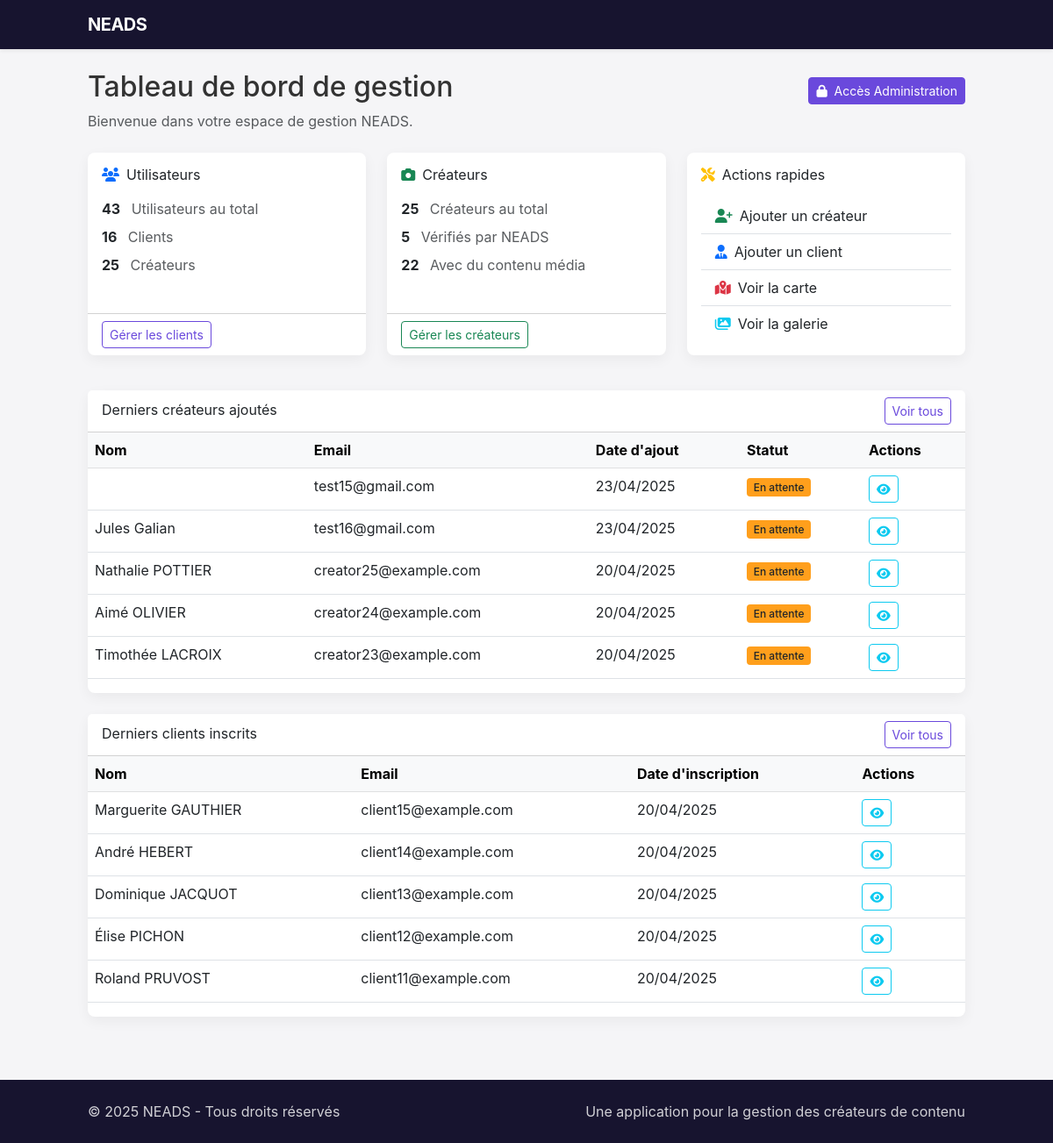
The app's page /gestion/ (signed in), older data.
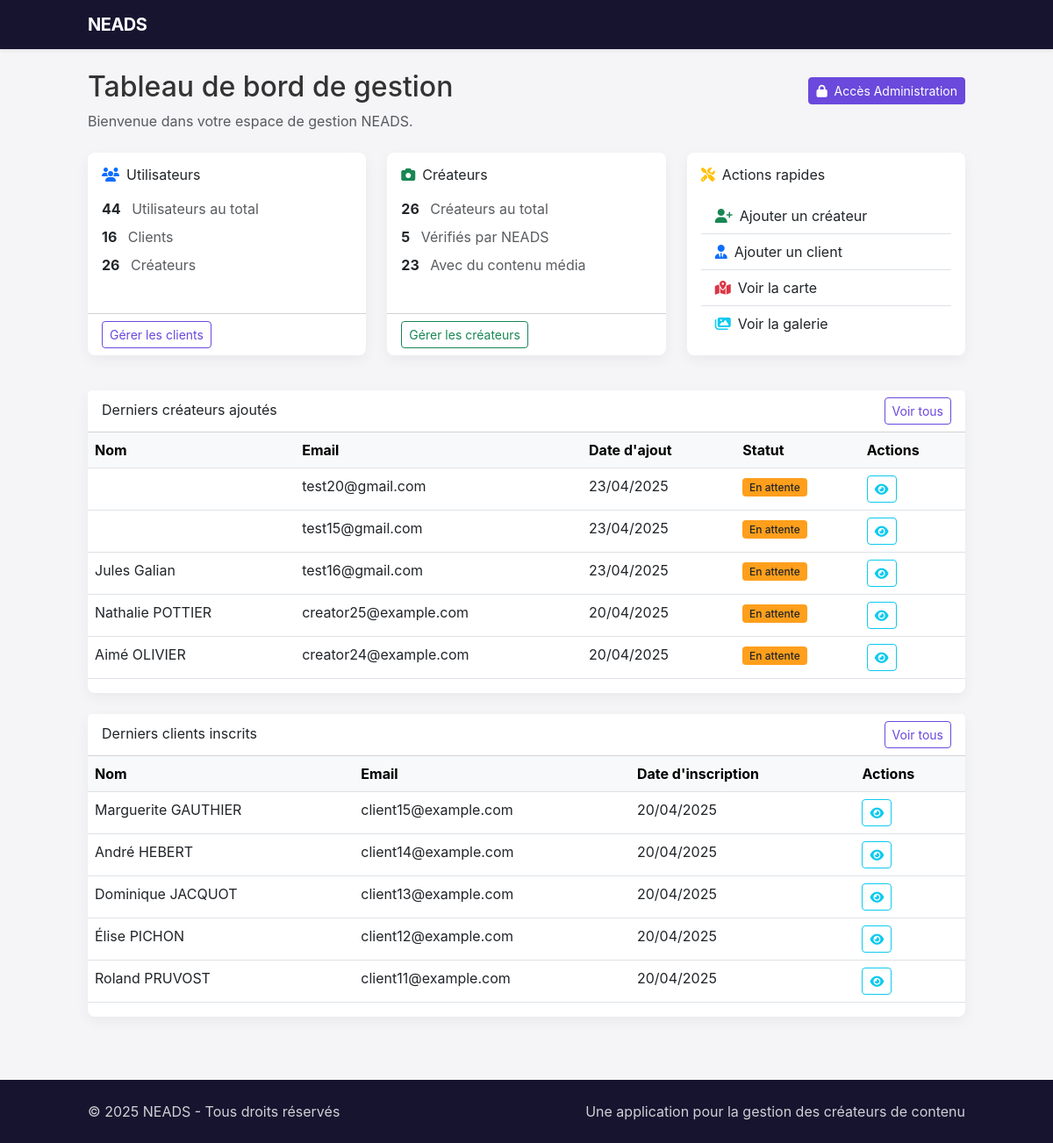
The same page, newer data.
### neads/creators/models.py (models this page shows, shortened)
class Creator(models.Model):
    GENDER_CHOICES = (
        ('M', 'Homme'),
        ('F', 'Femme'),
        ('O', 'Autre'),
    )
    CONTENT_TYPE_CHOICES = (
        ('video', 'Vidéo'),
        ('image', 'Image'),
        ('audio', 'Audio'),
        ('ugc_duo', 'UGC Duo'),
        ('animal', 'Animal'),
    )
    user = models.OneToOneField(User, on_delete=models.SET_NULL, blank=True, null=True, related_name='creator_profile')
    first_name = models.CharField(max_length=50)
    last_name = models.CharField(max_length=50)
    full_name = models.CharField(max_length=100, blank=True)  # Auto-généré
    age = models.PositiveIntegerField(validators=[MinValueValidator(13), MaxValueValidator(100)])
    gender = models.CharField(max_length=1, choices=GENDER_CHOICES)
    featured_image = models.ImageField(upload_to=featured_image_upload_path, blank=True, null=True, verbose_name="Image mise en avant")
    youtube_link = models.URLField(max_length=255, blank=True, null=True, verbose_name="Chaîne YouTube")
    tiktok_link = models.URLField(max_length=255, blank=True, null=True, verbose_name="Profil TikTok")
    instagram_link = models.URLField(max_length=255, blank=True, null=True, verbose_name="Profil Instagram")
    location = models.ForeignKey(Location, on_delete=models.SET_NULL, null=True, related_name='creators')
    email = models.EmailField()
    phone = models.CharField(max_length=20, blank=True, null=True)
    domains = models.ManyToManyField(Domain, related_name='creators')
    bio = models.TextField(blank=True, null=True)
    equipment = models.CharField(max_length=255, blank=True, null=True)
    delivery_time = models.CharField(max_length=50, blank=True, null=True)
    content_types = models.ManyToManyField(ContentType, related_name='creators', blank=True)
    mobility = models.BooleanField(default=False)
    can_invoice = models.BooleanField(default=False)
    previous_clients = models.TextField(blank=True, null=True)
    average_rating = models.DecimalField(max_digits=3, decimal_places=2, default=0.0)
    total_ratings = models.PositiveIntegerField(default=0)
    verified_by_neads = models.BooleanField(default=False)
    created_at = models.DateTimeField(auto_now_add=True)
    updated_at = models.DateTimeField(auto_now=True)
    last_activity = models.DateTimeField(blank=True, null=True)

### neads/core/models.py (models this page shows, shortened)
class User(AbstractBaseUser, PermissionsMixin):
    ROLE_CHOICES = (
        ('admin', 'Administrateur'),
        ('consultant', 'Consultant'),
        ('client', 'Client'),
        ('creator', 'Créateur'),
    )
    email = models.EmailField(unique=True)
    first_name = models.CharField(max_length=30, blank=True)
    last_name = models.CharField(max_length=30, blank=True)
    is_active = models.BooleanField(default=True)
    is_staff = models.BooleanField(default=False)
    date_joined = models.DateTimeField(default=timezone.now)
    role = models.CharField(max_length=10, choices=ROLE_CHOICES, default='client')
    temp_login_token = models.CharField(max_length=100, blank=True, null=True)
    temp_login_expiry = models.DateTimeField(blank=True, null=True)
    objects = CustomUserManager()
    USERNAME_FIELD = 'email'
    REQUIRED_FIELDS = []
    def get_full_name(self):
        return f"{self.first_name} {self.last_name}".strip()
    def has_role(self, role_name):
        return self.role == role_name

### neads/core/views.py (the view)
# urls.py: path('gestion/', views.management_dashboard, name='management_dashboard'),
@login_required
@role_required(['admin', 'consultant'])
def management_dashboard(request):
    user_stats = {
        'total': User.objects.count(),
        'clients': User.objects.filter(role='client').count(),
        'creators': Creator.objects.count(),
    }
    creator_stats = {
        'total': Creator.objects.count(),
        'verified': Creator.objects.filter(verified_by_neads=True).count(),
        'with_media': Creator.objects.filter(media__isnull=False).distinct().count(),
    }
    recent_creators = Creator.objects.all().order_by('-created_at')[:5]
    recent_users = User.objects.filter(role='client').order_by('-date_joined')[:5]
    context = {
        'user_stats': user_stats,
        'creator_stats': creator_stats,
        'recent_creators': recent_creators,
        'recent_users': recent_users,
        'user': request.user,
    }
    return render(request, 'core/management_dashboard.html', context)

### templates/core/management_dashboard.html (shortened to what the changed rows need)
{% extends 'base.html' %} {% block title %}Gestion NEADS - Tableau de bord{%endblock %} {% block content %}
<div class="row">
  <div class="col-12 mb-4">
    <div class="d-flex justify-content-between align-items-center">
      <h1 class="h2">Tableau de bord de gestion</h1>
    </div>
  </div>
</div>
<div class="row mb-4">
  <div class="col-md-4 mb-3">
    <div class="card h-100">
      <div class="card-body">
        <div class="mt-3">
          <p class="mb-2">
            <span class="fw-bold me-2">{{ user_stats.total }}</span>
            <span class="text-muted">Utilisateurs au total</span>
          </p>
          <p class="mb-0">
            <span class="fw-bold me-2">{{ creator_stats.total }}</span>
            <span class="text-muted">Créateurs</span>
          </p>
        </div>
      </div>
    </div>
  </div>
  <div class="col-md-4 mb-3">
    <div class="card h-100">
      <div class="card-body">
        <div class="mt-3">
          <p class="mb-2">
            <span class="fw-bold me-2">{{ creator_stats.total }}</span>
            <span class="text-muted">Créateurs au total</span>
          </p>
          <p class="mb-0">
            <span class="fw-bold me-2">{{ creator_stats.with_media }}</span>
            <span class="text-muted">Avec du contenu média</span>
          </p>
        </div>
      </div>
    </div>
  </div>
</div>
<div class="row mb-4">
  <div class="col-12">
    <div class="card">
      <div class="card-body p-0">
        <div class="table-responsive">
          <table class="table table-hover">
            <thead class="table-light">
              <tr>
                <th>Nom</th>
                <th>Email</th>
                <th>Date d'ajout</th>
                <th>Statut</th>
                <th>Actions</th>
              </tr>
            </thead>
            <tbody>
              {% for creator in recent_creators %}
              <tr>
                <td>{{ creator.full_name }}</td>
                <td>{{ creator.email }}</td>
                <td>{{ creator.created_at|date:"d/m/Y" }}</td>
                <td>
                  {% if creator.verified_by_neads %}
                  <span class="badge bg-success">Vérifié</span>
                  {% else %}
                  <span class="badge bg-warning text-dark">En attente</span>
                  {% endif %}
                </td>
                <td>
                  <a
                    href="{% url 'creator_detail' creator_id=creator.id %}"
                    class="btn btn-sm btn-outline-info"
                  >
                    <i class="fas fa-eye"></i>
                  </a>
                </td>
              </tr>
              {% empty %}
              <tr>
                <td colspan="5" class="text-center py-3">
                  Aucun créateur trouvé
                </td>
              </tr>
              {% endfor %}
            </tbody>
          </table>
        </div>
      </div>
    </div>
  </div>
</div>
<div class="row">
  <div class="col-12">
    <div class="card">
      <div class="card-body p-0">
        <div class="table-responsive">
          <table class="table table-hover">
            <thead class="table-light">
              <tr>
                <th>Nom</th>
                <th>Email</th>
                <th>Date d'inscription</th>
                <th>Actions</th>
              </tr>
            </thead>
            <tbody>
              {% for user in recent_users %}
              <tr>
                <td>{{ user.get_full_name }}</td>
                <td>{{ user.email }}</td>
                <td>{{ user.date_joined|date:"d/m/Y" }}</td>
                <td>
                  <a href="#" class="btn btn-sm btn-outline-info">
                    <i class="fas fa-eye"></i>
                  </a>
                </td>
              </tr>
              {% empty %}
              <tr>
                <td colspan="4" class="text-center py-3">
                  Aucun client trouvé
                </td>
              </tr>
              {% endfor %}
            </tbody>
          </table>
        </div>
      </div>
    </div>
  </div>
</div>
{% endblock %}

Row changes from the older to the newer data that the page shows:
no longer on this page (row unchanged): Creator: full_name "Timothée LACROIX", email "creator23@example.com", created_at "20/04/2025", verified_by_neads "En attente"
added Creator: email "test20@gmail.com", created_at "23/04/2025", verified_by_neads "En attente"
Text that changed along with them:
{{ user_stats.total }}: "43" → "44"
{{ creator_stats.total }}: "25" → "26"
{{ creator_stats.with_media }}: "22" → "23"
